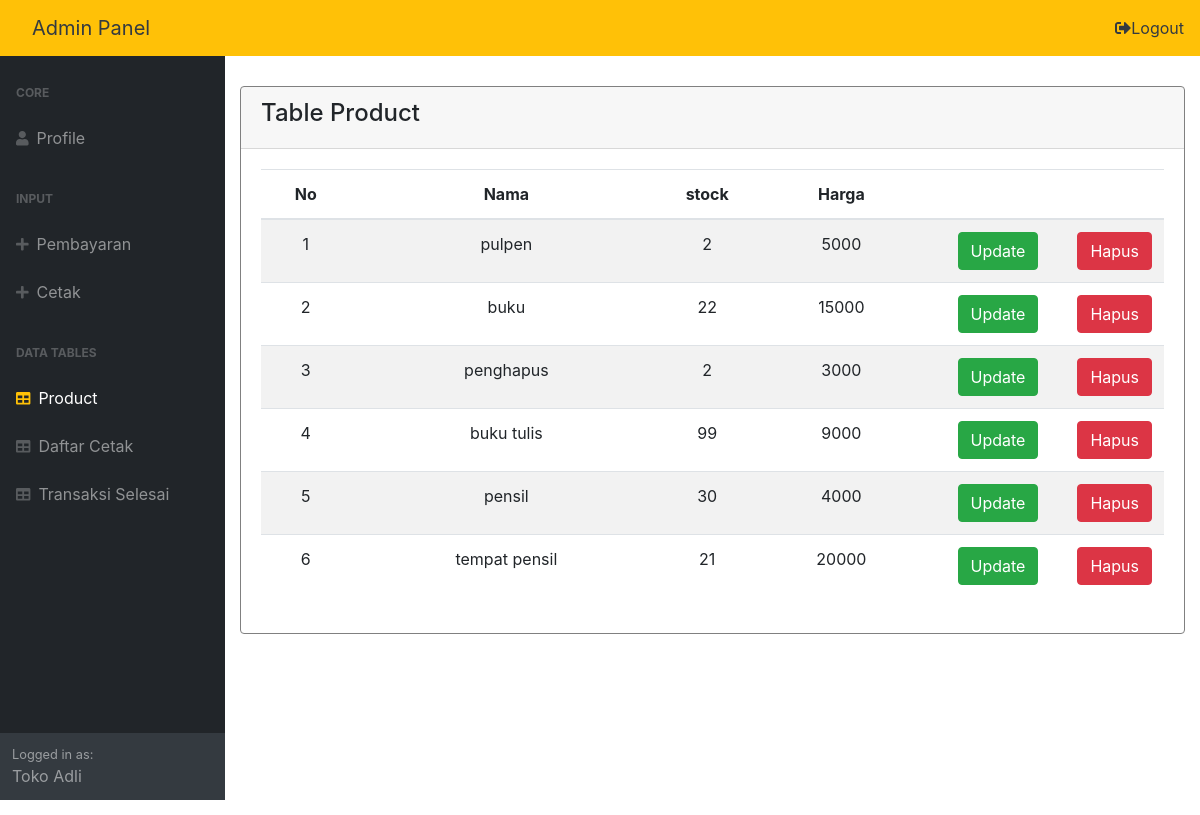
/admin/dashboard.php?page=product (signed in), run on the app's committed database.
### tables this page shows
CREATE TABLE `barang` (
  `id_barang` int(8) NOT NULL,
  `nama_barang` varchar(50) NOT NULL,
  `stock` int(6) NOT NULL,
  `harga` int(16) NOT NULL
);

### function.php (called while the page is built, shortened)
<?php
$conn = mysqli_connect("localhost","root","","percetakan");
function query($query){
	global $conn;
	$result = mysqli_query($conn, $query);
	$rows = [];
	while ( $row = mysqli_fetch_assoc($result) ) {
	    $rows[]= $row;
	}
	return $rows;
}
?>

### admin/product.php (the view, shortened to what this page needs)
<?php
require '../function.php';
$product = query("SELECT * FROM barang");
?>
<main>
    <div class="container-fluid">
        <div class="row">
            <div class="col-md-12">
                <div class="card strpied-tabled-with-hover" style="margin-top: 15px;">
                    <div class="card-header ">
                        <h4>Table Product</h4>
                    </div>
                    <div class="card-body table-full-width table-responsive">
                        <table class="table table-hover table-striped">
                            <col style="width:10%">
                            <col style="width:35%">
                            <col style="width:10%">
                            <col style="width:20%">
                            <col style="width:15%">
                            <col style="width:15%">
                            <thead>
                                <th>No</th>
                                <th>Nama</th>
                                <th>stock</th>
                                <th>Harga</th>
                                <th></th>
                                <th></th>
                            </thead>
                            <tbody>
                                <?php $i = 1;
                                 ?>
                                <?php foreach ($product as $data) : ?>
                                <tr>
                                    <td><?= $i ?></td>
                                    <td><?= $data['nama_barang'] ?></td>
                                    <td><?= $data['stock'] ?></td>
                                    <td><?= $data['harga'] ?></td>
                                    <td>
                                        <a class="btn btn-success btn-md" href="dashboard.php?id_barang=<?= $data['id_barang'] ?>&page=ubah">Update</a>
                                    </td>
                                    <td style="text-align: center;">
                                        <a href="hapus.php?id_product=<?= $data['id_barang'] ?>"  class="btn btn-danger ">Hapus</a>
                                    </td>
                                </tr>
                                <?php $i++; endforeach; ?>
                            </tbody>
                        </table>
                    </div>
                </div>
            </div>
        </div>
    </div>
</main>

### admin/dashboard.php (style rules this page uses)
.card { border:1px solid grey !important; }
td { text-align: center; vertical-align: middle; }
th { text-align: center; vertical-align: middle; }

### data on the page
barang: nama_barang "pulpen", stock "2", harga "5000"
barang: nama_barang "buku", stock "22", harga "15000"
barang: nama_barang "penghapus", stock "2", harga "3000"
barang: nama_barang "buku tulis", stock "99", harga "9000"
barang: nama_barang "pensil", stock "30", harga "4000"
barang: nama_barang "tempat pensil", stock "21", harga "20000"
